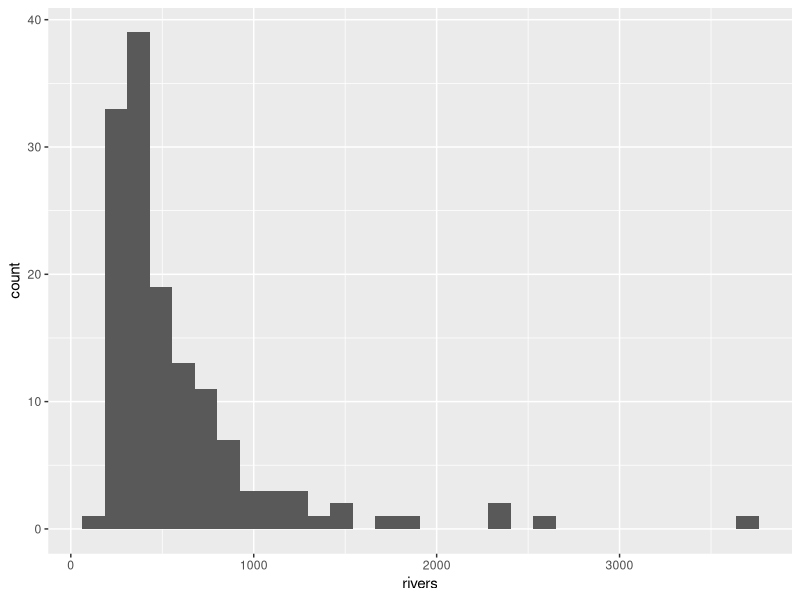
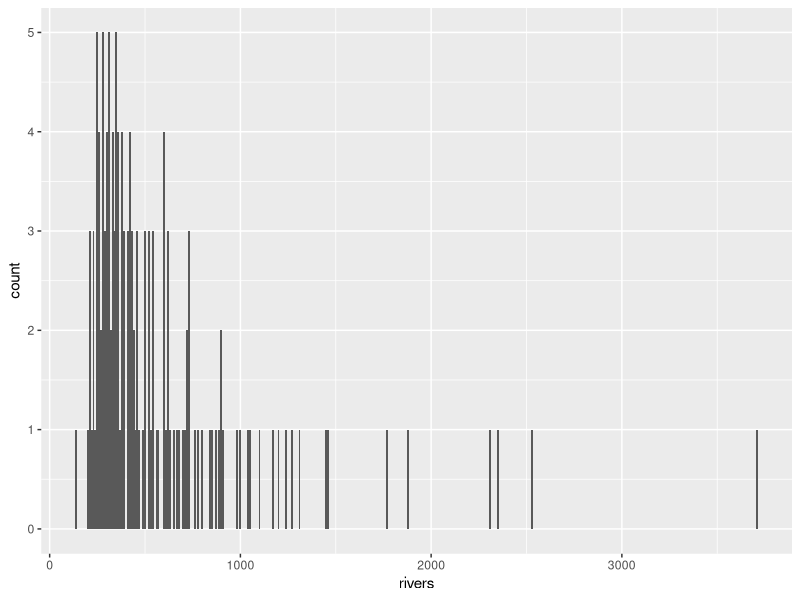
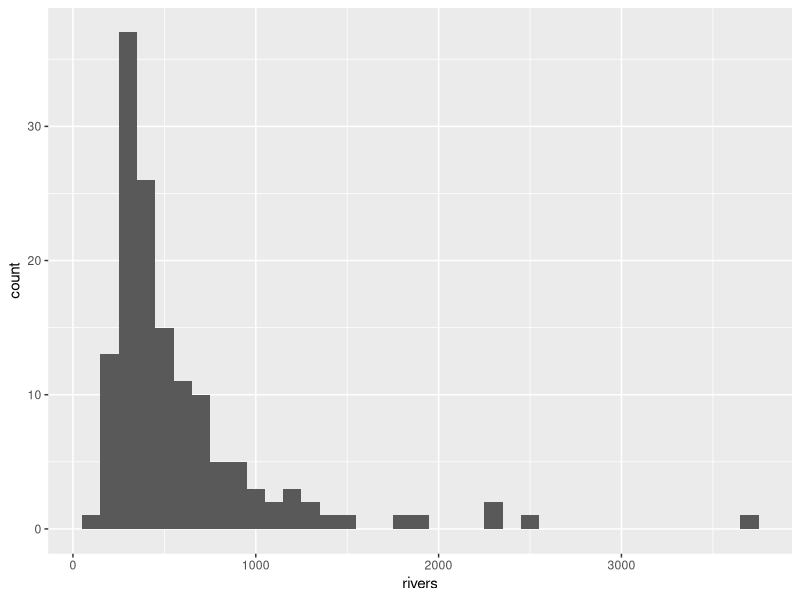
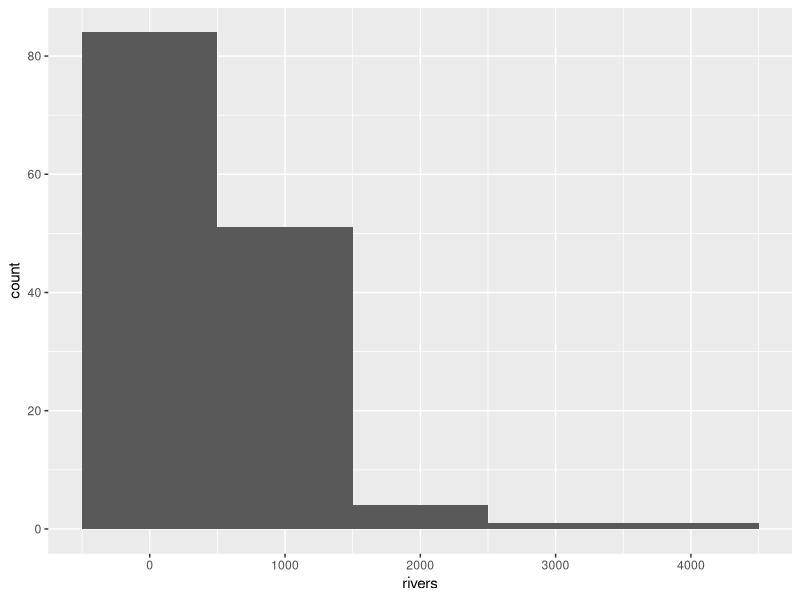
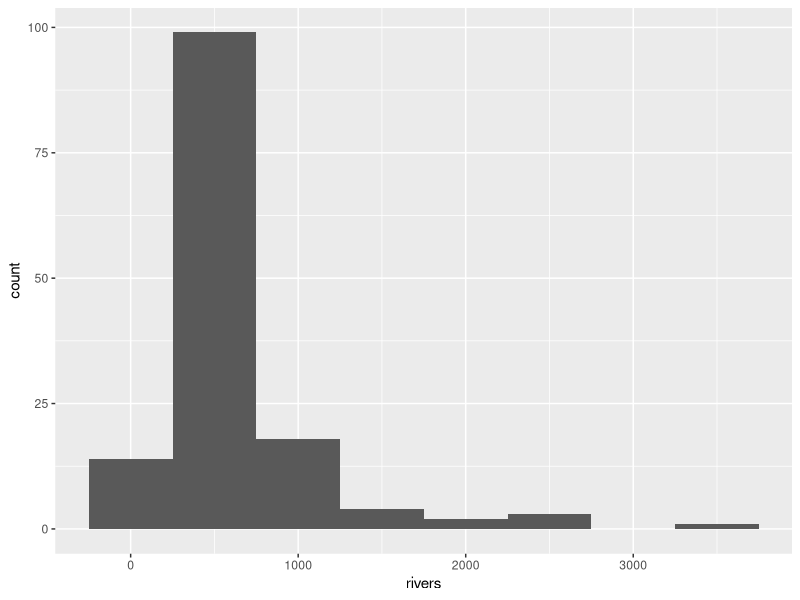
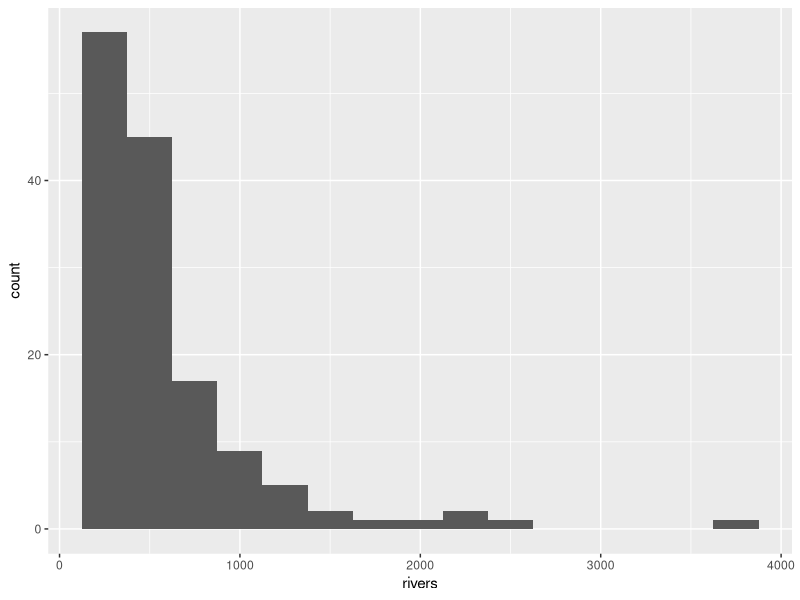
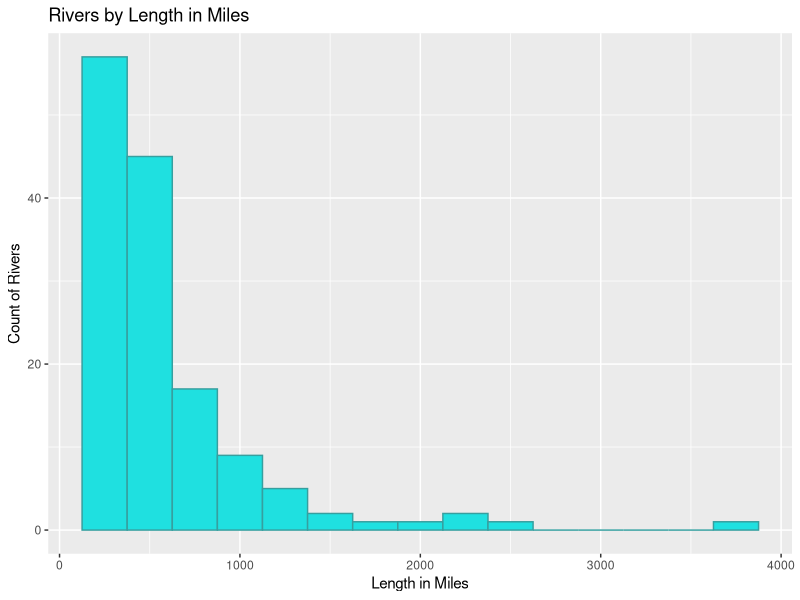
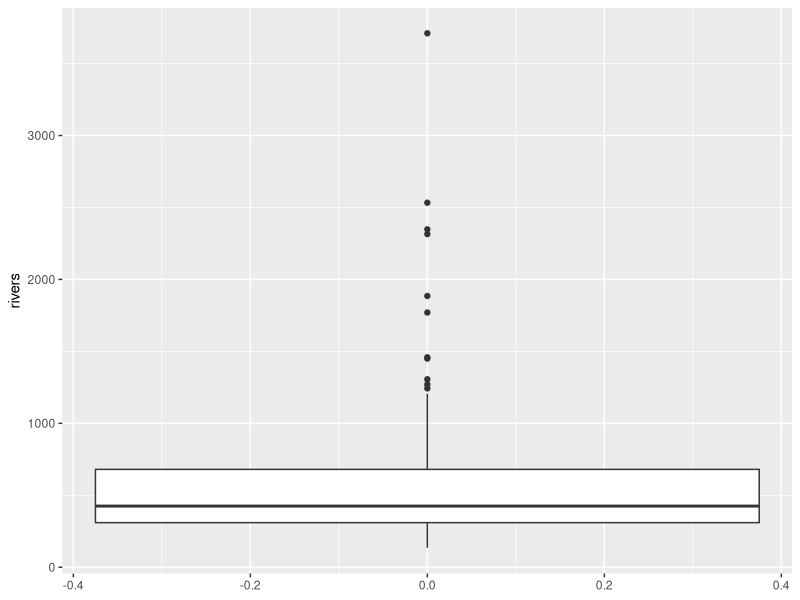

These figures' R source, in order:
library(ggplot2)

#build data frame with rivers dataset (length in mi's for 141 rivers in N. America)
rr = data.frame(rivers)
#output: new data in global environment

#View beginning of new rr data frame
View(rr)
#output: opened a new tab with data frame (didn't print first 6 values, as indicated)
#sidenote: bummer not to have the Rivers labeled, I'm curious where the Columbia falls in range, since I live near it

#HISTOGRAM
#create a histogram with suitable bin widths
#create histogram with defaults
ggplot(rr, aes(x = rivers)) + geom_histogram()
#output: histogram that is skewed to the left, and thus not normally distributed; it also looks like there are some high outliers

#experiment with different bin widths... trying to determine what's "suitable"
ggplot(rr, aes(x = rivers)) + geom_histogram(binwidth = 10)
#output: tiny lines, oops!

ggplot(rr, aes(x = rivers)) + geom_histogram(binwidth = 100)
#output: not dramatically different from default

ggplot(rr, aes(x = rivers)) + geom_histogram(binwidth = 1000)
#output: aha! much different.. but maybe too different

ggplot(rr, aes(x = rivers)) + geom_histogram(binwidth = 500)
#output: still seems too compacted or something

ggplot(rr, aes(x = rivers)) + geom_histogram(binwidth = 250)
#output: maybe this is suitable? It's condensed but still has some detail

#pretty up the histogram
ggplot(rr, aes(x = rivers)) + 
  geom_histogram(binwidth = 250, fill = "#1fe0e0", color = "#369f9f") +
  ggtitle("Rivers by Length in Miles") +
  xlab("Length in Miles") +
  ylab("Count of Rivers")
#output: a labeled histogram with river-colored bars and is (still) skewed to the left, and thus not normally distributed; and still seeing likely high outliers



#BOX PLOT
#create a box plot
ggplot(rr, aes(y = rivers)) + geom_boxplot()
#output: box plot - with more outliers than I realized based on histogram


#compute outliers
#view summary info
summary(rr$rivers)
#output:
#   Min. 1st Qu.  Median    Mean 3rd Qu.    Max. 
#  135.0   310.0   425.0   591.2   680.0  3710.0

#find IQR and create new variable for it
riversIqr <- 680 - 135
#output: new riversIqr variable with value: 545

#find outlier range and create another new variable
outlierRangeRivers <- riversIqr * 1.5
#output: 817.5

#find max value before outliers
680 + outlierRangeRivers
#output: 1497.5

#find min value before outliers
135 - outlierRangeRivers
#output: -682.5

#outliers: anything above 1497.5 or below -682.5


#pretty up the box plot
ggplot(rr, aes(y = rivers, x = "")) +
  geom_boxplot(fill = "#1fe0e0", color = "#369f9f") +
  ylab("Length in Miles") +
  xlab("") +
  ggtitle("Rivers by Length in Miles")
#output: a labeled box plot with river-colored data, including high outliers


#create box plot without outliers
#confirm that there are no low outliers
rr < -682.5
#output: all FALSE values, which validates what I can see visually, that there are no low outliers

#create a vector with high outliers removed
riversWithoutOutliers <- rr[rr <= 1497.5]
#output: a new vector with 135 elements (per index)

#create data frame for vector that excludes outliers
riversWithoutOutliersDf <- data.frame(Rivers = riversWithoutOutliers)

#create box plot with new data frame
ggplot(riversWithoutOutliersDf, aes(y = Rivers, x = "")) +
  geom_boxplot(fill = "#1fe0e0", color = "#369f9f") +
  ylab("Length in Miles") +
  xlab("") +
  ggtitle("Rivers by Length in Miles")
#output: new box plot, that's pretty, but maybe by being redistributed (?) still has high outliers
#not included in presentation, per this being an experiment seemingly gone awry



#NORMAL PROBABILITY PLOT
#create a normal probability plot
ggplot(rr, aes(sample = rivers)) + geom_qq()
#output: a noticeably curved (up and to the right) line which means it is not normally distributed
#results align with histogram (not normally distributed)
#results align with box plot (can visually see high outliers)

#pretty up the normal probability plot
ggplot(rr, aes(sample = rivers)) + 
  geom_qq(color = "#369f9f") +
  xlab("") +
  ylab("Length in Miles") +
  ggtitle("Rivers by Length in Miles")
#output: a labeled normal probability plot with river-colored data, that is (still) noticeably curved (up and to the right) line which means it is not normally distributed, and which (still) includes high outliers